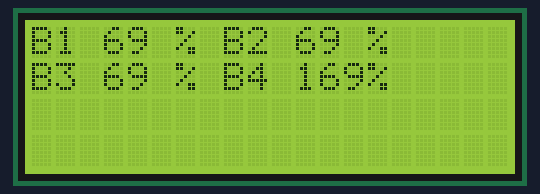
Recording of a sketch running on a simulated Arduino Uno, built with avr-gcc and run on an emulated ATmega328P. Parts: 20×4 character LCD.

Above: at 0.1 s.
At 5.2 s:
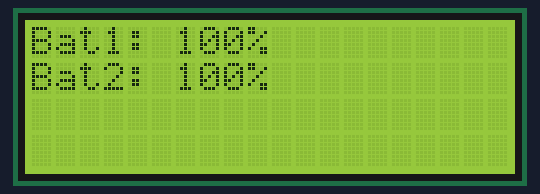
At 10.3 s:
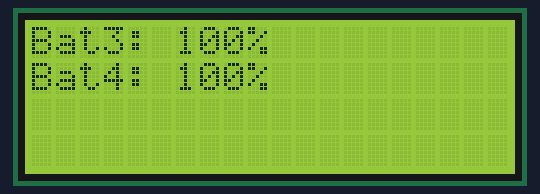

Measured:
- by itself, everything shown: repeats every 15.2 s, in 4 steps
- what the display in image 1 shows lasts 5.0 s, from 5.2 s to 10.2 s

The sketch:

Display_16x2.ino
```cpp
//YWROBOT
//Compatible with the Arduino IDE 1.0
//Library version:1.1
#include <LiquidCrystal_I2C.h>

LiquidCrystal_I2C lcd(0x27,20,4);  // set the LCD address to 0x27 for a 16 chars and 2 line display
int tallVerdi = 200;
float prosent = 0.9999;
float soc = prosent*100;


void setup()
{
  //batteri informasjon

  /* Eksempel på hvordan å lagre en string med tekst
  char Str4[15] = "arduino";
  char Var2[8] = {'a', 'r', 'd', 'u', 'i', 'n', 'o'};
  */

  //LCD oppsett
  lcd.begin();                      // initialize the lcd
  lcd.backlight();


  /* Print a message to the LCD.

  lcd.setCursor(0,0);
  //lcd.print("Batteriprosent:");
  lcd.setCursor(0,1);
  int bat1 = 80;
  //lcd.print("Soc: ");
  lcd.setCursor(5,1);
  lcd.print(soc);
  lcd.setCursor(10,1);
  lcd.print("%");
  */

}


void loop()
{
  lcd.setCursor(0,0);
  lcd.print("B1");
  lcd.setCursor(0,1);
  lcd.setCursor(3,0);
  lcd.print(69);
  lcd.setCursor(6,0);
  lcd.print("%");

  lcd.setCursor(8,0);
  lcd.print("B2");
  lcd.setCursor(0,1);
  lcd.setCursor(11,0);
  lcd.print(69);
  lcd.setCursor(14,0);
  lcd.print("%");

  lcd.setCursor(0,1);
  lcd.print("B3");
  lcd.setCursor(3,1);
  lcd.print(69);
  lcd.setCursor(6,1);
  lcd.print("%");

  lcd.setCursor(8,1);
  lcd.print("B4");
  lcd.setCursor(11,1);
  lcd.print(169);
  lcd.setCursor(14,1);
  lcd.print("%");

  delay(5000);
  lcd.setCursor(0,0);
  lcd.print("                            "); //Clear first line of the screen
  lcd.setCursor(0,1);
  lcd.print("                            "); //Clear second line of the screen
  lcd.setCursor(0,0);
  lcd.print("Bat1:");
  lcd.setCursor(6,0);
  lcd.print("100%");
  lcd.setCursor(0,1);
  lcd.print("Bat2:");
  lcd.setCursor(6,1);
  lcd.print("100%");

  delay(5000);
  lcd.setCursor(0,0);
  lcd.print("                            "); //X321ANA
  lcd.setCursor(0,1);
  lcd.print("                            "); //Hugh Gee Rection

  lcd.setCursor(0,0);
  lcd.print("Bat3:");
  lcd.setCursor(6,0);
  lcd.print("100%");
  lcd.setCursor(0,1);
  lcd.print("Bat4:");
  lcd.setCursor(6,1);
  lcd.print("100%");

  delay(5000);
  lcd.setCursor(0,0);
  lcd.print("                            ");
  lcd.setCursor(0,1);
  lcd.print("                            ");

}
```
